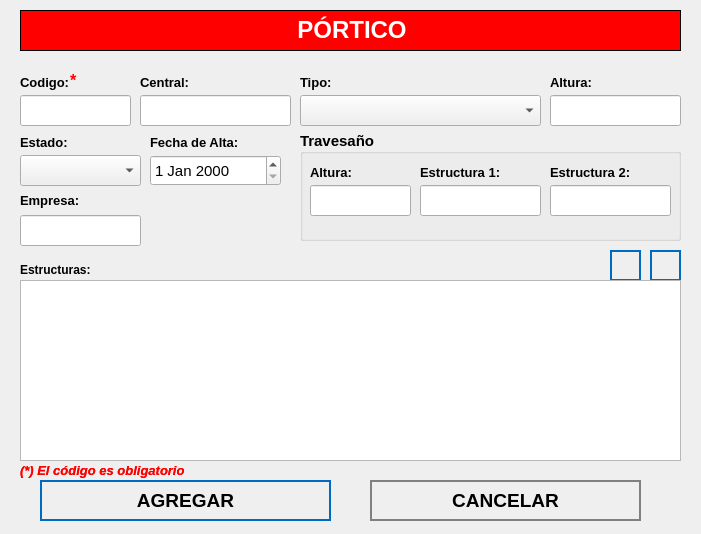
<?xml version="1.0" encoding="UTF-8"?>
<ui version="4.0">
 <class>NewBook</class>
 <widget class="QWidget" name="NewBook">
  <property name="geometry">
   <rect>
    <x>0</x>
    <y>0</y>
    <width>701</width>
    <height>534</height>
   </rect>
  </property>
  <property name="minimumSize">
   <size>
    <width>695</width>
    <height>534</height>
   </size>
  </property>
  <property name="maximumSize">
   <size>
    <width>701</width>
    <height>534</height>
   </size>
  </property>
  <property name="windowTitle">
   <string>Nuevo Registro</string>
  </property>
  <property name="styleSheet">
   <string notr="true">QPushButton
{	
	height: 2em;
 	border-style: solid;
	border-width: 2px;
 	border-color: grey;
	font-weight: bold;
}

QPushButton:hover
{
   	background-color:grey;
	color:white;
}</string>
  </property>
  <widget class="QLabel" name="label">
   <property name="geometry">
    <rect>
     <x>20</x>
     <y>10</y>
     <width>661</width>
     <height>41</height>
    </rect>
   </property>
   <property name="font">
    <font>
     <underline>false</underline>
    </font>
   </property>
   <property name="autoFillBackground">
    <bool>false</bool>
   </property>
   <property name="styleSheet">
    <string notr="true">background-color: red;</string>
   </property>
   <property name="frameShape">
    <enum>QFrame::Box</enum>
   </property>
   <property name="text">
    <string>&lt;html&gt;&lt;head/&gt;&lt;body&gt;&lt;p align=&quot;center&quot;&gt;&lt;span style=&quot; font-size:18pt; font-weight:600; color:#ffffff;&quot;&gt;PÓRTICO&lt;/span&gt;&lt;/p&gt;&lt;/body&gt;&lt;/html&gt;</string>
   </property>
  </widget>
  <widget class="QLabel" name="label_autoriza">
   <property name="geometry">
    <rect>
     <x>20</x>
     <y>70</y>
     <width>101</width>
     <height>25</height>
    </rect>
   </property>
   <property name="text">
    <string>&lt;html&gt;&lt;head/&gt;&lt;body&gt;&lt;p&gt;&lt;span style=&quot; font-size:10pt; font-weight:600;&quot;&gt;Codigo:&lt;/span&gt;&lt;/p&gt;&lt;/body&gt;&lt;/html&gt;</string>
   </property>
  </widget>
  <widget class="QLineEdit" name="inputCodigo">
   <property name="geometry">
    <rect>
     <x>20</x>
     <y>95</y>
     <width>111</width>
     <height>31</height>
    </rect>
   </property>
   <property name="font">
    <font>
     <pointsize>12</pointsize>
    </font>
   </property>
   <property name="maxLength">
    <number>15</number>
   </property>
  </widget>
  <widget class="QLineEdit" name="inputCentral">
   <property name="geometry">
    <rect>
     <x>140</x>
     <y>95</y>
     <width>151</width>
     <height>31</height>
    </rect>
   </property>
   <property name="font">
    <font>
     <pointsize>12</pointsize>
    </font>
   </property>
  </widget>
  <widget class="QPushButton" name="addButton">
   <property name="geometry">
    <rect>
     <x>40</x>
     <y>480</y>
     <width>291</width>
     <height>41</height>
    </rect>
   </property>
   <property name="font">
    <font>
     <pointsize>14</pointsize>
     <weight>75</weight>
     <bold>true</bold>
    </font>
   </property>
   <property name="cursor">
    <cursorShape>PointingHandCursor</cursorShape>
   </property>
   <property name="styleSheet">
    <string notr="true">QPushButton
{	
	height: 2em;
 	border-style: solid;
	border-width: 2px;
 	border-color: #0069c0;
	font-weight: bold;
}

QPushButton:hover
{
   	background-color:#0069c0;
	color:white;
}</string>
   </property>
   <property name="text">
    <string>AGREGAR</string>
   </property>
   <property name="icon">
    <iconset>
     <normaloff>../assets/icons/add-icon.png</normaloff>../assets/icons/add-icon.png</iconset>
   </property>
   <property name="iconSize">
    <size>
     <width>30</width>
     <height>30</height>
    </size>
   </property>
   <property name="autoDefault">
    <bool>true</bool>
   </property>
   <property name="default">
    <bool>true</bool>
   </property>
   <property name="flat">
    <bool>true</bool>
   </property>
  </widget>
  <widget class="QPushButton" name="cancelButton">
   <property name="geometry">
    <rect>
     <x>370</x>
     <y>480</y>
     <width>271</width>
     <height>41</height>
    </rect>
   </property>
   <property name="font">
    <font>
     <pointsize>14</pointsize>
     <weight>75</weight>
     <bold>true</bold>
    </font>
   </property>
   <property name="cursor">
    <cursorShape>PointingHandCursor</cursorShape>
   </property>
   <property name="styleSheet">
    <string notr="true">QPushButton
{	
	height: 2em;
 	border-style: solid;
	border-width: 2px;
 	border-color: grey;
	font-weight: bold;
}

QPushButton:hover
{
   	background-color:grey;
	color:white;
}</string>
   </property>
   <property name="text">
    <string>CANCELAR</string>
   </property>
   <property name="icon">
    <iconset>
     <normaloff>../assets/icons/cancel-icon.png</normaloff>../assets/icons/cancel-icon.png</iconset>
   </property>
   <property name="iconSize">
    <size>
     <width>30</width>
     <height>30</height>
    </size>
   </property>
   <property name="autoDefault">
    <bool>true</bool>
   </property>
   <property name="default">
    <bool>true</bool>
   </property>
   <property name="flat">
    <bool>true</bool>
   </property>
  </widget>
  <widget class="QLabel" name="label_aquienVisita">
   <property name="geometry">
    <rect>
     <x>140</x>
     <y>70</y>
     <width>191</width>
     <height>25</height>
    </rect>
   </property>
   <property name="text">
    <string>&lt;html&gt;&lt;head/&gt;&lt;body&gt;&lt;p&gt;&lt;span style=&quot; font-size:10pt; font-weight:600;&quot;&gt;Central:&lt;/span&gt;&lt;/p&gt;&lt;/body&gt;&lt;/html&gt;</string>
   </property>
  </widget>
  <widget class="QLabel" name="label_area">
   <property name="geometry">
    <rect>
     <x>550</x>
     <y>70</y>
     <width>131</width>
     <height>25</height>
    </rect>
   </property>
   <property name="text">
    <string>&lt;html&gt;&lt;head/&gt;&lt;body&gt;&lt;p&gt;&lt;span style=&quot; font-size:10pt; font-weight:600;&quot;&gt;Altura:&lt;/span&gt;&lt;/p&gt;&lt;/body&gt;&lt;/html&gt;</string>
   </property>
  </widget>
  <widget class="QLabel" name="label_4">
   <property name="geometry">
    <rect>
     <x>20</x>
     <y>260</y>
     <width>191</width>
     <height>21</height>
    </rect>
   </property>
   <property name="text">
    <string>&lt;html&gt;&lt;head/&gt;&lt;body&gt;&lt;p&gt;&lt;span style=&quot; font-size:9pt; font-weight:600;&quot;&gt;Estructuras:&lt;/span&gt;&lt;/p&gt;&lt;/body&gt;&lt;/html&gt;</string>
   </property>
  </widget>
  <widget class="QLabel" name="label_horaSalida">
   <property name="geometry">
    <rect>
     <x>20</x>
     <y>130</y>
     <width>81</width>
     <height>25</height>
    </rect>
   </property>
   <property name="text">
    <string>&lt;html&gt;&lt;head/&gt;&lt;body&gt;&lt;p&gt;&lt;span style=&quot; font-size:10pt; font-weight:600;&quot;&gt;Estado:&lt;/span&gt;&lt;/p&gt;&lt;/body&gt;&lt;/html&gt;</string>
   </property>
  </widget>
  <widget class="QLabel" name="label_motivoVisita">
   <property name="geometry">
    <rect>
     <x>150</x>
     <y>130</y>
     <width>131</width>
     <height>25</height>
    </rect>
   </property>
   <property name="text">
    <string>&lt;html&gt;&lt;head/&gt;&lt;body&gt;&lt;p&gt;&lt;span style=&quot; font-size:10pt; font-weight:600;&quot;&gt;Fecha de Alta:&lt;/span&gt;&lt;/p&gt;&lt;/body&gt;&lt;/html&gt;</string>
   </property>
  </widget>
  <widget class="QLabel" name="label_nota_obligatoria">
   <property name="geometry">
    <rect>
     <x>20</x>
     <y>460</y>
     <width>281</width>
     <height>21</height>
    </rect>
   </property>
   <property name="text">
    <string>&lt;html&gt;&lt;head/&gt;&lt;body&gt;&lt;p&gt;&lt;span style=&quot; font-size:10pt; font-weight:600; font-style:italic; color:#ff0000;&quot;&gt;(*) El código es obligatorio&lt;/span&gt;&lt;/p&gt;&lt;/body&gt;&lt;/html&gt;</string>
   </property>
  </widget>
  <widget class="QLabel" name="ast_aquienvisita">
   <property name="geometry">
    <rect>
     <x>70</x>
     <y>70</y>
     <width>21</width>
     <height>21</height>
    </rect>
   </property>
   <property name="text">
    <string>&lt;html&gt;&lt;head/&gt;&lt;body&gt;&lt;p&gt;&lt;span style=&quot; font-size:12pt; font-weight:600; color:#ff0000;&quot;&gt;*&lt;/span&gt;&lt;/p&gt;&lt;/body&gt;&lt;/html&gt;</string>
   </property>
  </widget>
  <widget class="QLabel" name="label_advertencia_dni">
   <property name="geometry">
    <rect>
     <x>20</x>
     <y>460</y>
     <width>251</width>
     <height>21</height>
    </rect>
   </property>
   <property name="text">
    <string>&lt;html&gt;&lt;head/&gt;&lt;body&gt;&lt;p&gt;&lt;span style=&quot; font-size:10pt; font-weight:600; font-style:italic; color:#ff0000;&quot;&gt;(*) El código es obligatorio&lt;/span&gt;&lt;/p&gt;&lt;/body&gt;&lt;/html&gt;</string>
   </property>
  </widget>
  <widget class="QComboBox" name="cbTipo">
   <property name="geometry">
    <rect>
     <x>300</x>
     <y>95</y>
     <width>241</width>
     <height>31</height>
    </rect>
   </property>
   <property name="font">
    <font>
     <pointsize>12</pointsize>
    </font>
   </property>
   <property name="editable">
    <bool>false</bool>
   </property>
  </widget>
  <widget class="QLabel" name="label_area_2">
   <property name="geometry">
    <rect>
     <x>300</x>
     <y>70</y>
     <width>61</width>
     <height>25</height>
    </rect>
   </property>
   <property name="text">
    <string>&lt;html&gt;&lt;head/&gt;&lt;body&gt;&lt;p&gt;&lt;span style=&quot; font-size:10pt; font-weight:600;&quot;&gt;Tipo:&lt;/span&gt;&lt;/p&gt;&lt;/body&gt;&lt;/html&gt;</string>
   </property>
  </widget>
  <widget class="QComboBox" name="cbEstado">
   <property name="geometry">
    <rect>
     <x>20</x>
     <y>155</y>
     <width>121</width>
     <height>31</height>
    </rect>
   </property>
   <property name="font">
    <font>
     <pointsize>12</pointsize>
    </font>
   </property>
   <property name="editable">
    <bool>false</bool>
   </property>
  </widget>
  <widget class="QDateEdit" name="inputFecha">
   <property name="geometry">
    <rect>
     <x>150</x>
     <y>155</y>
     <width>131</width>
     <height>31</height>
    </rect>
   </property>
   <property name="font">
    <font>
     <pointsize>11</pointsize>
     <weight>50</weight>
     <bold>false</bold>
    </font>
   </property>
  </widget>
  <widget class="QPushButton" name="btnDeleteEstructura">
   <property name="geometry">
    <rect>
     <x>650</x>
     <y>250</y>
     <width>31</width>
     <height>31</height>
    </rect>
   </property>
   <property name="font">
    <font>
     <pointsize>12</pointsize>
     <weight>75</weight>
     <bold>true</bold>
    </font>
   </property>
   <property name="cursor">
    <cursorShape>PointingHandCursor</cursorShape>
   </property>
   <property name="styleSheet">
    <string notr="true">QPushButton
{	
	height: 2em;
 	border-style: solid;
	border-width: 2px;
 	border-color: #0069c0;
	font-weight: bold;
}

QPushButton:hover
{
   	background-color:#0069c0;
	color:white;
}</string>
   </property>
   <property name="text">
    <string/>
   </property>
   <property name="icon">
    <iconset>
     <normaloff>../assets/icons/db_negative.png</normaloff>../assets/icons/db_negative.png</iconset>
   </property>
   <property name="iconSize">
    <size>
     <width>30</width>
     <height>30</height>
    </size>
   </property>
   <property name="autoDefault">
    <bool>true</bool>
   </property>
   <property name="default">
    <bool>true</bool>
   </property>
   <property name="flat">
    <bool>true</bool>
   </property>
  </widget>
  <widget class="QPushButton" name="btnAddEstructura">
   <property name="geometry">
    <rect>
     <x>610</x>
     <y>250</y>
     <width>31</width>
     <height>31</height>
    </rect>
   </property>
   <property name="font">
    <font>
     <pointsize>12</pointsize>
     <weight>75</weight>
     <bold>true</bold>
    </font>
   </property>
   <property name="cursor">
    <cursorShape>PointingHandCursor</cursorShape>
   </property>
   <property name="styleSheet">
    <string notr="true">QPushButton
{	
	height: 2em;
 	border-style: solid;
	border-width: 2px;
 	border-color: #0069c0;
	font-weight: bold;
}

QPushButton:hover
{
   	background-color:#0069c0;
	color:white;
}</string>
   </property>
   <property name="text">
    <string/>
   </property>
   <property name="icon">
    <iconset>
     <normaloff>../assets/icons/add-icon.png</normaloff>../assets/icons/add-icon.png</iconset>
   </property>
   <property name="iconSize">
    <size>
     <width>30</width>
     <height>30</height>
    </size>
   </property>
   <property name="autoDefault">
    <bool>true</bool>
   </property>
   <property name="default">
    <bool>true</bool>
   </property>
   <property name="flat">
    <bool>true</bool>
   </property>
  </widget>
  <widget class="QLineEdit" name="inputAltura">
   <property name="geometry">
    <rect>
     <x>550</x>
     <y>95</y>
     <width>131</width>
     <height>31</height>
    </rect>
   </property>
   <property name="font">
    <font>
     <pointsize>12</pointsize>
    </font>
   </property>
   <property name="maxLength">
    <number>7</number>
   </property>
  </widget>
  <widget class="QTableWidget" name="tableEstructura">
   <property name="geometry">
    <rect>
     <x>20</x>
     <y>280</y>
     <width>661</width>
     <height>181</height>
    </rect>
   </property>
   <property name="autoFillBackground">
    <bool>true</bool>
   </property>
   <property name="lineWidth">
    <number>5</number>
   </property>
   <property name="editTriggers">
    <set>QAbstractItemView::NoEditTriggers</set>
   </property>
   <property name="textElideMode">
    <enum>Qt::ElideLeft</enum>
   </property>
   <attribute name="horizontalHeaderMinimumSectionSize">
    <number>10</number>
   </attribute>
  </widget>
  <widget class="QGroupBox" name="groupBox">
   <property name="geometry">
    <rect>
     <x>300</x>
     <y>130</y>
     <width>381</width>
     <height>111</height>
    </rect>
   </property>
   <property name="font">
    <font>
     <pointsize>11</pointsize>
     <weight>75</weight>
     <bold>true</bold>
    </font>
   </property>
   <property name="title">
    <string>Travesaño</string>
   </property>
   <property name="alignment">
    <set>Qt::AlignLeading|Qt::AlignLeft|Qt::AlignVCenter</set>
   </property>
   <widget class="QLabel" name="label_autoriza_3">
    <property name="geometry">
     <rect>
      <x>250</x>
      <y>30</y>
      <width>111</width>
      <height>25</height>
     </rect>
    </property>
    <property name="text">
     <string>&lt;html&gt;&lt;head/&gt;&lt;body&gt;&lt;p&gt;&lt;span style=&quot; font-size:10pt; font-weight:600;&quot;&gt;Estructura 2:&lt;/span&gt;&lt;/p&gt;&lt;/body&gt;&lt;/html&gt;</string>
    </property>
   </widget>
   <widget class="QLineEdit" name="inputEstructura">
    <property name="geometry">
     <rect>
      <x>120</x>
      <y>55</y>
      <width>121</width>
      <height>31</height>
     </rect>
    </property>
    <property name="font">
     <font>
      <pointsize>12</pointsize>
     </font>
    </property>
   </widget>
   <widget class="QLabel" name="label_autoriza_2">
    <property name="geometry">
     <rect>
      <x>120</x>
      <y>30</y>
      <width>111</width>
      <height>25</height>
     </rect>
    </property>
    <property name="text">
     <string>&lt;html&gt;&lt;head/&gt;&lt;body&gt;&lt;p&gt;&lt;span style=&quot; font-size:10pt; font-weight:600;&quot;&gt;Estructura 1:&lt;/span&gt;&lt;/p&gt;&lt;/body&gt;&lt;/html&gt;</string>
    </property>
   </widget>
   <widget class="QLineEdit" name="inputEstructura2">
    <property name="geometry">
     <rect>
      <x>250</x>
      <y>55</y>
      <width>121</width>
      <height>31</height>
     </rect>
    </property>
    <property name="font">
     <font>
      <pointsize>12</pointsize>
     </font>
    </property>
   </widget>
   <widget class="QLineEdit" name="inputAltura_2">
    <property name="geometry">
     <rect>
      <x>10</x>
      <y>55</y>
      <width>101</width>
      <height>31</height>
     </rect>
    </property>
    <property name="font">
     <font>
      <pointsize>12</pointsize>
     </font>
    </property>
    <property name="maxLength">
     <number>7</number>
    </property>
   </widget>
   <widget class="QLabel" name="label_horaIngreso_2">
    <property name="geometry">
     <rect>
      <x>10</x>
      <y>30</y>
      <width>71</width>
      <height>25</height>
     </rect>
    </property>
    <property name="text">
     <string>&lt;html&gt;&lt;head/&gt;&lt;body&gt;&lt;p&gt;&lt;span style=&quot; font-size:10pt; font-weight:600;&quot;&gt;Altura:&lt;/span&gt;&lt;/p&gt;&lt;/body&gt;&lt;/html&gt;</string>
    </property>
   </widget>
  </widget>
  <widget class="QLineEdit" name="inputCodEmpresa">
   <property name="geometry">
    <rect>
     <x>20</x>
     <y>215</y>
     <width>121</width>
     <height>31</height>
    </rect>
   </property>
   <property name="font">
    <font>
     <pointsize>12</pointsize>
    </font>
   </property>
   <property name="maxLength">
    <number>5</number>
   </property>
  </widget>
  <widget class="QLabel" name="label_empresa">
   <property name="geometry">
    <rect>
     <x>20</x>
     <y>190</y>
     <width>111</width>
     <height>21</height>
    </rect>
   </property>
   <property name="text">
    <string>&lt;html&gt;&lt;head/&gt;&lt;body&gt;&lt;p&gt;&lt;span style=&quot; font-size:10pt; font-weight:600;&quot;&gt;Empresa:&lt;/span&gt;&lt;/p&gt;&lt;/body&gt;&lt;/html&gt;</string>
   </property>
   <property name="scaledContents">
    <bool>true</bool>
   </property>
  </widget>
 </widget>
 <tabstops>
  <tabstop>inputCodigo</tabstop>
  <tabstop>inputCentral</tabstop>
  <tabstop>addButton</tabstop>
  <tabstop>cancelButton</tabstop>
 </tabstops>
 <resources/>
 <connections/>
</ui>
